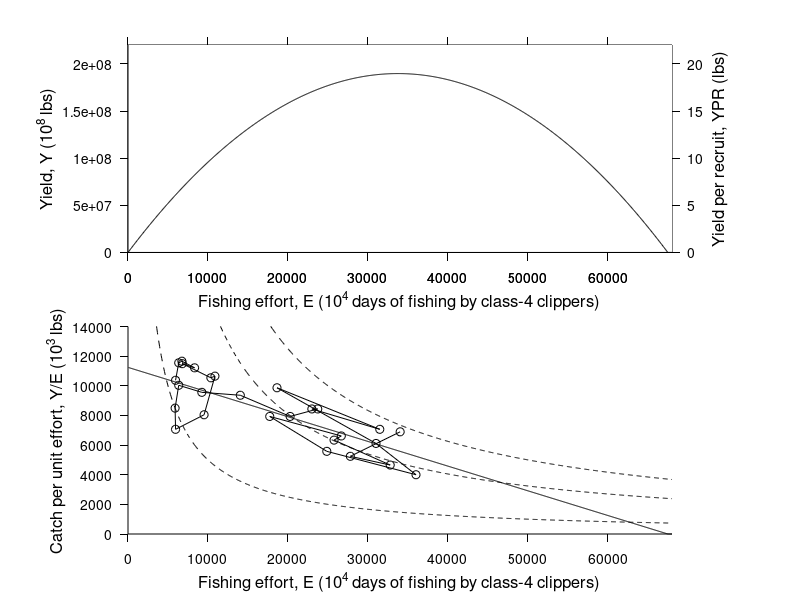
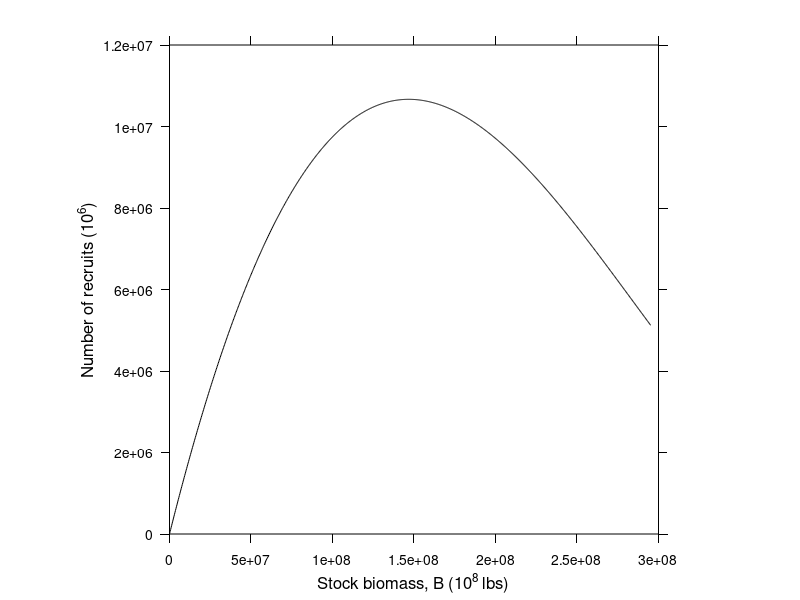

The MATLAB script that drew these images, in order:
function simple_fishery_models

% Some plots of simple fishery model results

% 1) Shaffer's MSY plot
figure(1)
clf
set(gcf,'units','cent','position',[5 30 9 18])

% Parameters reported by Schaefer for yellowfin tuna:
Binfs = 2.9548e8;
ks = 2.5681;
qs = 3.806e-5;

% Effort (in clipper days)
E= linspace(0,68e3,1e3);


for b = 1:length(Binfs)
for kk = 1:length(ks)
for qq = 1:length(qs)
Binf = Binfs(b);
k = ks(kk);
q = qs(qq);

% Yield as a function of Effort:
Y = Binf.*q.*E - (q.^2.*Binf./k).*E.^2;
Y = max(Y,0);

% Yield per recruit, Bev-Holt method:
F = E.*0.69/25000;
M = 0.8;
tc = 1.5; tr = 1.5; tm = 10; t0= 0.85;
Winf = (0.022.*176.^2.94)./1e3;
Winf = 218;
k = 0.6;
Omega = [1 -3 3 -1];

for n = 1:4
YPR_t(:,n) = F.*exp(-M.*(tc-tr)).*Winf.*Omega(n).*exp(-(n-1).*k.*(tc-t0))...
         .*(1 - exp(-(F + M + (n-1)*k).*(tm-tc)))./(F+M+(n-1)*k);
end
YPR = sum(YPR_t,2);

sh(1)=subplot(2,1,1);
hold on
plot(E,Y,'k')
set(gca,'xlim',[0 68e3],'ylim',[0 2.2e8])
set(gca,'tickdir','out','ticklength',[0.015 0.015],...
    'xcolor','k','ycolor','k',...
    'ytick',0:0.5e8:2e8)

Pos = get(gca,'position');
Pos(1) = 0.16;
Pos(3) = 0.68;
axes('position',Pos)
plot(E,YPR,'k--')
set(gca,'color','none','yaxislocation','right')

set(gca,'tickdir','out','ticklength',[0.015 0.015],...
    'xcolor','k','ycolor','k')
set(gca,'xlim',[0 68e3],'ylim',[0 22])
ylabel('Yield per recruit, YPR (lbs)','fontsize',12)

set(sh(1),'position',Pos)

axes(sh(1))
xlabel('Fishing effort, E (10^4 days of fishing by class-4 clippers)','fontsize',12)
ylabel('Yield, Y (10^8 lbs)','fontsize',12)
    
% Separate figure: extract stock-recruit relationship.
% Get recruits by dividing Y by Y/R:
R = Y(:)./YPR(:);
% Get stock by dividing Yield/F by q
S = Y(:)./E(:)./qs;


% Plot B: CPUE vs. Yield, to estimate model parameters from data:
subplot(2,1,2)
hold on
set(gca,'position',[Pos(1),0.11,Pos(3:4)])
plot(E,Y./E,'k-')

% some isopleths
Ys = [50 162 250].*1e6;
for y = 1:length(Ys)
    
    plot(E,Ys(y)./E,'k--')
    
end
 

% Load in data
D = importdata('Schaefer_YFT_data.csv');
D = D.data;
plot(D(:,2)*1e3,D(:,3)*1e3,'marker','o','color','k')

set(gca,'tickdir','out','ticklength',[0.015 0.015],...
    'xcolor','k','ycolor','k')
set(gca,'ylim',[0 14e3],'xlim',[0 68e3])


end
end
end

xlabel('Fishing effort, E (10^4 days of fishing by class-4 clippers)','fontsize',12)
ylabel('Catch per unit effort, Y/E (10^3 lbs)','fontsize',12)

% Figure 2: back-calculated stock-recruit curve
figure(2)
clf
set(gcf,'units','cent','position',[20 30 9 9])

plot(S,R,'k-')

xlabel('Stock biomass, B (10^8 lbs)','fontsize',12)
ylabel('Number of recruits (10^6)','fontsize',12)

set(gca,'tickdir','out','ticklength',[0.015 0.015],...
    'xcolor','k','ycolor','k')
set(gca,'ylim',[0 12e6],'xlim',[0 3e8])
axis square

